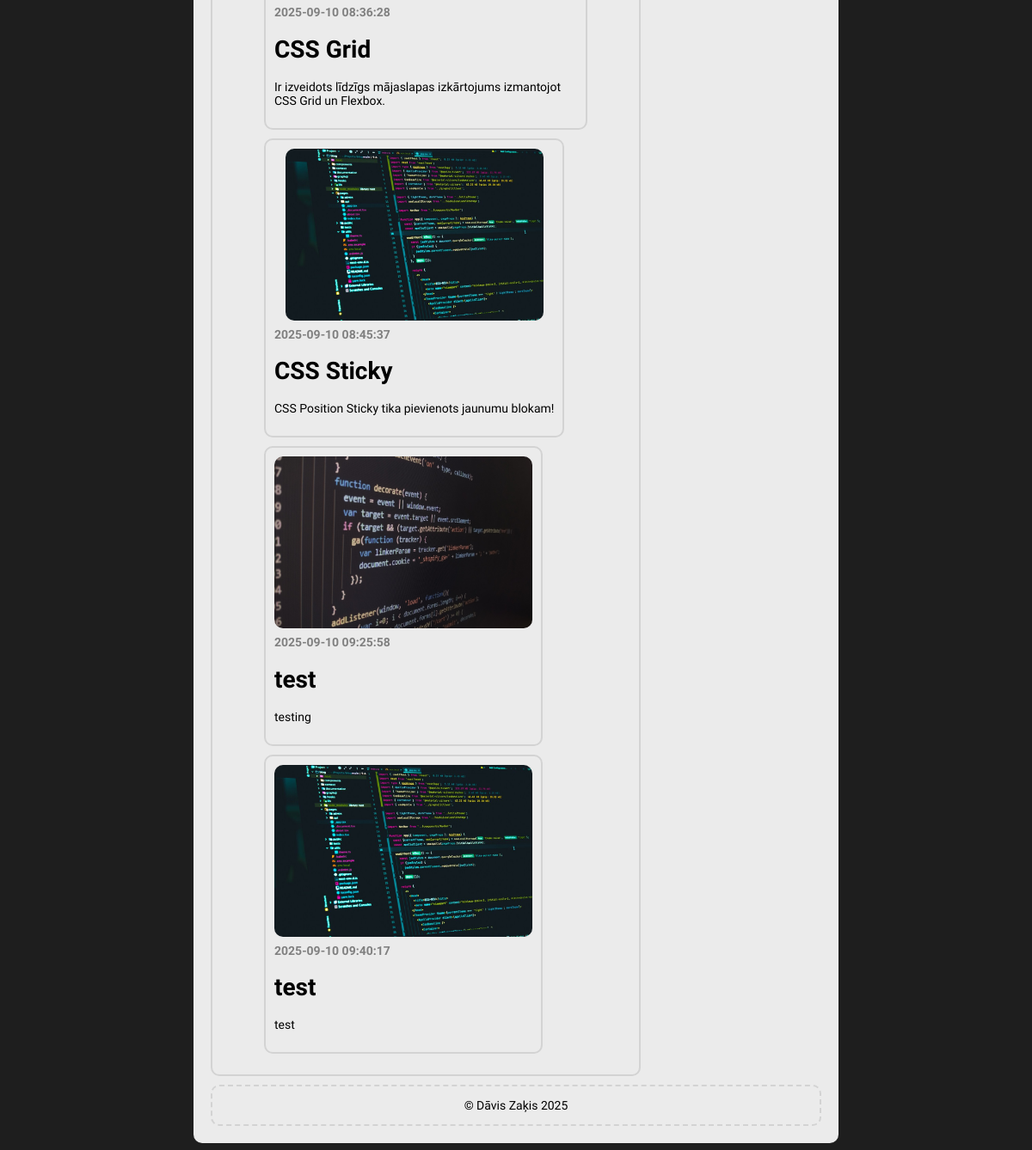
Before: / (lower part) with the older database file.
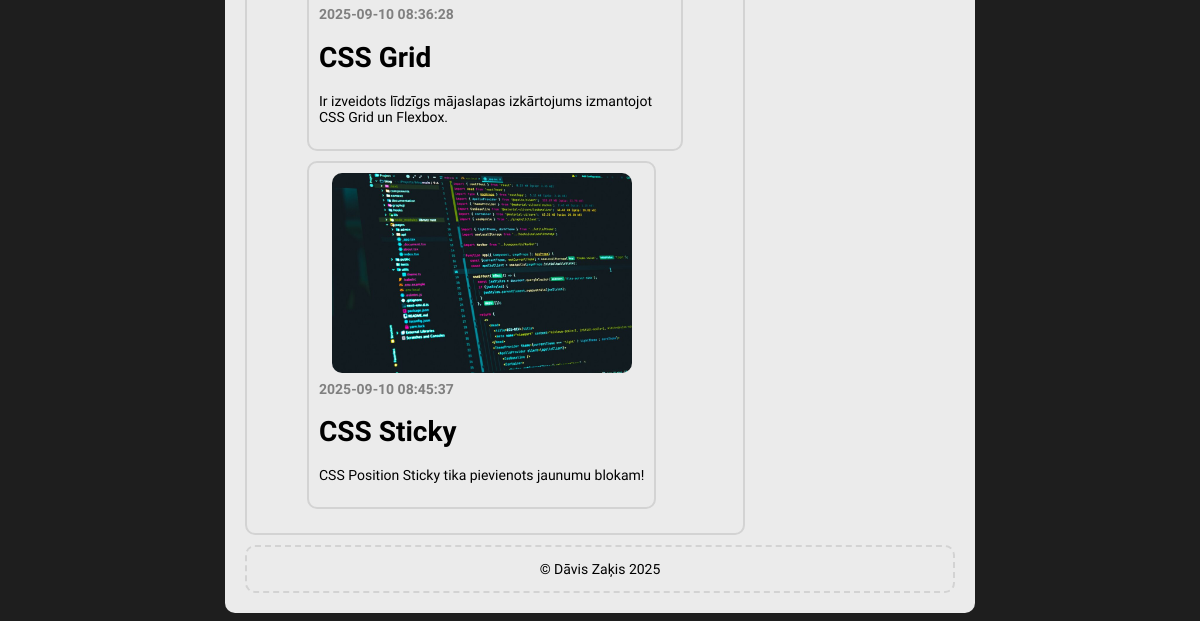
After: the same page with the newer database file.
### tables this page shows
CREATE TABLE `posts` (
  `id` int(11) NOT NULL,
  `img` varchar(255) NOT NULL,
  `title` varchar(255) NOT NULL,
  `content` varchar(500) NOT NULL,
  `date_posted` datetime NOT NULL
);

### index.php (the view, shortened to what this page needs)
<?php
    include("connection.php");
    $query = "SELECT * FROM posts";
    $result = mysqli_query($conn, $query);
?>
<!DOCTYPE html>
<html lang="en">
<head>
    <link rel="stylesheet" href="style.css">
</head>
<body>
    <div class="grid-container">
        <div class="main-block">
            <figure>
                <?php while($row = mysqli_fetch_assoc($result)) : ?>
                <div class="post">
                    <?php if (!empty($row['img'])): ?>
                        <img src="<?= ($row['img']) ?>" class="picture">
                    <?php endif; ?>
                    <figcaption><?=$row['date_posted']?></figcaption>
                    <h1><?=$row['title']?></h1>
                    <p><?=$row['content']?></p>
                </div>
                <?php endwhile; ?>
            </figure>
        </div>
        <div class="footer">
            <p>&copy; Dāvis Zaķis 2025</p>
        </div>
    </div>
</body>
</html>

Changed rows visible on the page:
removed posts: img (picture), date_posted "2025-09-10 09:25:58", title "test", content "testing"
removed posts: img (picture), date_posted "2025-09-10 09:40:17", title "test", content "test"
